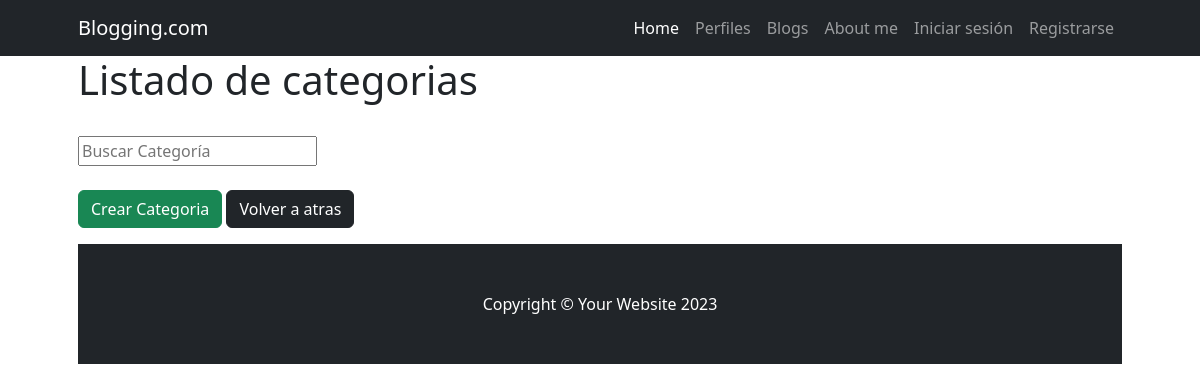
Page /blog/blogcategoria/list/ on the earlier database version.
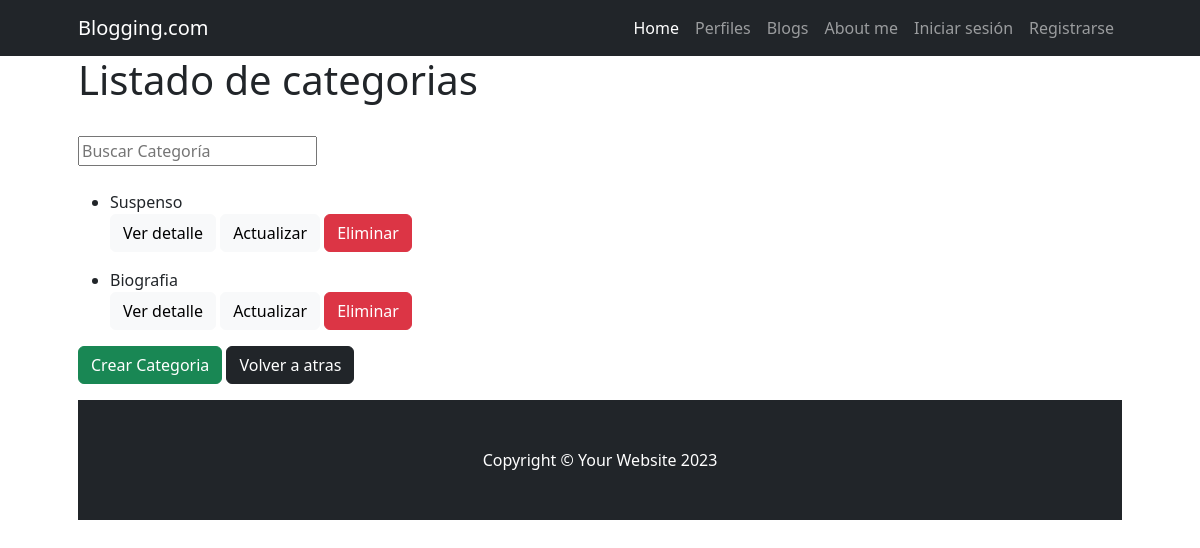
Same page on the later database version.
### Blog/models.py (models this page shows, shortened)
class BlogCategoria(models.Model):
    nombre = models.CharField(max_length=50)
    descripcion = models.CharField(max_length=1000, null=True, blank=True, verbose_name="descripción")
    class Meta:
        verbose_name = "categoria de blogs"
        verbose_name_plural = "categorias de blogs"

### Blog/views.py (the view)
# urls.py: path("blogcategoria/list/", views.BlogCategoriaList.as_view(), name="blogcategoria_list"),
class BlogCategoriaList(ListView):
    model = models.BlogCategoria
    def get_queryset(self):
        if self.request.GET.get("buscar"):
            consulta = self.request.GET.get("buscar")
            object_list = models.BlogCategoria.objects.filter(nombre__icontains=consulta)
        else:
            object_list = models.BlogCategoria.objects.all()
        return object_list

### Blog/templates/blog/blogcategoria_list.html
{% extends 'Blog/base.html' %}
{% block title %}
    <h1>Listado de categorias</h1>
{% endblock title %}
{% block blog %}
    <div class="py-4 ">
        <form action="" method="get">
            <input type="text" name="buscar" placeholder="Buscar Categoría">
        </form>
    </div>
    {% for categoria in object_list %}
        <ul>
            <li> {{ categoria.nombre}} </li>
                <a href="{% url 'blog:blogcategoria_detail' categoria.id %}"class="btn btn-light">Ver detalle</a>
                <a href="{% url 'blog:blogcategoria_update' categoria.id %}"class="btn btn-light">Actualizar</a>
                <a href="{% url 'blog:blogcategoria_delete' categoria.id %}" class="btn btn-danger">Eliminar</a>
        </ul>
    {% endfor %}
    <a href="{% url 'blog:blogcategoria_create' %}" class="btn btn-success ">Crear Categoria</a>
    <a href="{% url 'blog:index' %}" class="btn btn-dark">Volver a atras</a>
{% endblock blog %}

Differences in the rows shown:
added BlogCategoria: nombre "Suspenso"
added BlogCategoria: nombre "Biografia"
